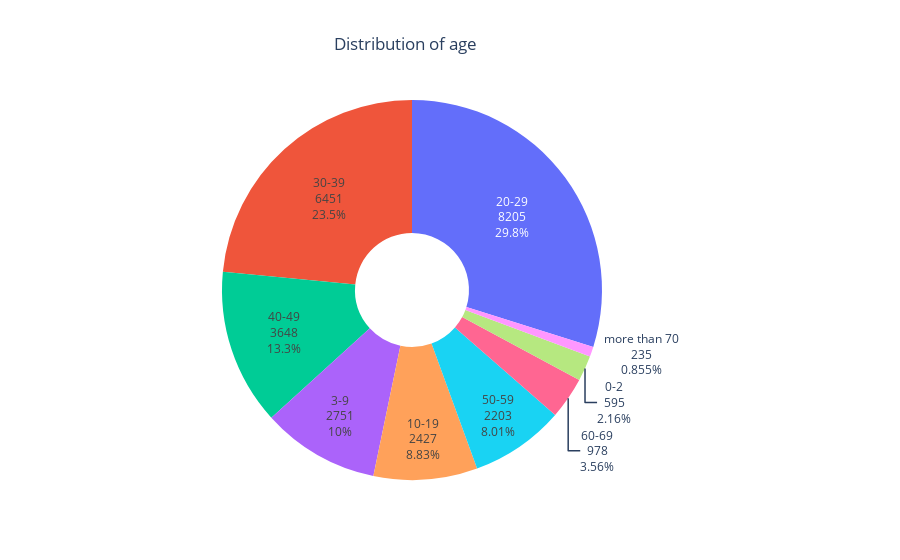

Write notebook code for a chart like this one.
### Code cell
plot_distribution(df["age"])

### Figure 1 — Plotly figure (JSON) as saved in the notebook; plotly's stock layout.template omitted (floating-point values rounded to 4 significant figures)
{"data": [{"hole": 0.3, "labels": ["20-29", "30-39", "40-49", "3-9", "10-19", "50-59", "60-69", "0-2", "more than 70"], "textinfo": "label+percent+value", "type": "pie", "values": [8205, 6451, 3648, 2751, 2427, 2203, 978, 595, 235]}], "layout": {"showlegend": false, "title": {"text": "Distribution of age", "x": 0.45}}}
